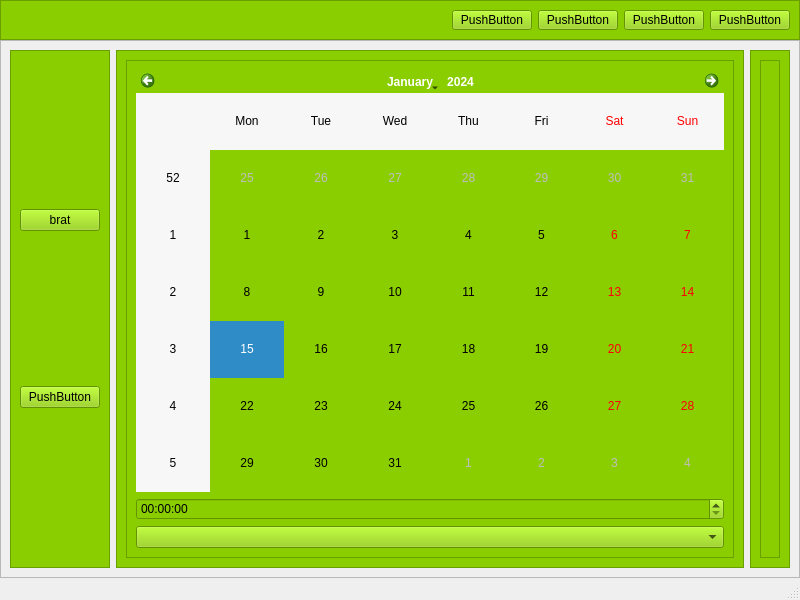
<?xml version="1.0" encoding="UTF-8"?>
<ui version="4.0">
 <class>MainWindow</class>
 <widget class="QMainWindow" name="MainWindow">
  <property name="geometry">
   <rect>
    <x>0</x>
    <y>0</y>
    <width>800</width>
    <height>600</height>
   </rect>
  </property>
  <property name="windowTitle">
   <string>MainWindow</string>
  </property>
  <widget class="QWidget" name="centralwidget">
   <layout class="QVBoxLayout" name="verticalLayout" stretch="1,8">
    <property name="spacing">
     <number>0</number>
    </property>
    <property name="leftMargin">
     <number>0</number>
    </property>
    <property name="topMargin">
     <number>0</number>
    </property>
    <property name="rightMargin">
     <number>0</number>
    </property>
    <property name="bottomMargin">
     <number>0</number>
    </property>
    <item>
     <widget class="QFrame" name="frame_sup">
      <property name="maximumSize">
       <size>
        <width>16777215</width>
        <height>40</height>
       </size>
      </property>
      <property name="styleSheet">
       <string notr="true">background-color: rgb(138, 206, 0);</string>
      </property>
      <property name="frameShape">
       <enum>QFrame::StyledPanel</enum>
      </property>
      <property name="frameShadow">
       <enum>QFrame::Raised</enum>
      </property>
      <layout class="QHBoxLayout" name="horizontalLayout">
       <item>
        <spacer name="horizontalSpacer">
         <property name="orientation">
          <enum>Qt::Horizontal</enum>
         </property>
         <property name="sizeHint" stdset="0">
          <size>
           <width>433</width>
           <height>17</height>
          </size>
         </property>
        </spacer>
       </item>
       <item>
        <widget class="QPushButton" name="pushButton_4">
         <property name="text">
          <string>PushButton</string>
         </property>
        </widget>
       </item>
       <item>
        <widget class="QPushButton" name="pushButton_3">
         <property name="text">
          <string>PushButton</string>
         </property>
        </widget>
       </item>
       <item>
        <widget class="QPushButton" name="pushButton_2">
         <property name="text">
          <string>PushButton</string>
         </property>
        </widget>
       </item>
       <item>
        <widget class="QPushButton" name="info">
         <property name="text">
          <string>PushButton</string>
         </property>
        </widget>
       </item>
      </layout>
     </widget>
    </item>
    <item>
     <widget class="QFrame" name="frame_2">
      <property name="frameShape">
       <enum>QFrame::StyledPanel</enum>
      </property>
      <property name="frameShadow">
       <enum>QFrame::Raised</enum>
      </property>
      <layout class="QHBoxLayout" name="horizontalLayout_2">
       <item>
        <widget class="QFrame" name="frame_3">
         <property name="styleSheet">
          <string notr="true">background-color: rgb(138, 206, 0);</string>
         </property>
         <property name="frameShape">
          <enum>QFrame::StyledPanel</enum>
         </property>
         <property name="frameShadow">
          <enum>QFrame::Raised</enum>
         </property>
         <layout class="QVBoxLayout" name="verticalLayout_2">
          <item>
           <widget class="QPushButton" name="pushButton">
            <property name="text">
             <string>brat</string>
            </property>
           </widget>
          </item>
          <item>
           <widget class="QPushButton" name="pushButton_5">
            <property name="text">
             <string>PushButton</string>
            </property>
           </widget>
          </item>
         </layout>
        </widget>
       </item>
       <item>
        <widget class="QFrame" name="frame_4">
         <property name="styleSheet">
          <string notr="true">background-color: rgb(138, 206, 0);</string>
         </property>
         <property name="frameShape">
          <enum>QFrame::StyledPanel</enum>
         </property>
         <property name="frameShadow">
          <enum>QFrame::Raised</enum>
         </property>
         <layout class="QVBoxLayout" name="verticalLayout_3">
          <item>
           <widget class="QFrame" name="frame_6">
            <property name="frameShape">
             <enum>QFrame::StyledPanel</enum>
            </property>
            <property name="frameShadow">
             <enum>QFrame::Raised</enum>
            </property>
            <layout class="QVBoxLayout" name="verticalLayout_6">
             <item>
              <widget class="QCalendarWidget" name="calendarWidget"/>
             </item>
             <item>
              <widget class="QTimeEdit" name="timeEdit"/>
             </item>
             <item>
              <widget class="QComboBox" name="comboBox"/>
             </item>
            </layout>
           </widget>
          </item>
         </layout>
        </widget>
       </item>
       <item>
        <widget class="QFrame" name="frame_5">
         <property name="styleSheet">
          <string notr="true">background-color: rgb(138, 206, 0);</string>
         </property>
         <property name="frameShape">
          <enum>QFrame::StyledPanel</enum>
         </property>
         <property name="frameShadow">
          <enum>QFrame::Raised</enum>
         </property>
         <layout class="QVBoxLayout" name="verticalLayout_4">
          <item>
           <widget class="QFrame" name="frame">
            <property name="frameShape">
             <enum>QFrame::StyledPanel</enum>
            </property>
            <property name="frameShadow">
             <enum>QFrame::Raised</enum>
            </property>
            <layout class="QVBoxLayout" name="verticalLayout_5"/>
           </widget>
          </item>
         </layout>
        </widget>
       </item>
      </layout>
     </widget>
    </item>
   </layout>
  </widget>
  <widget class="QMenuBar" name="menubar">
   <property name="geometry">
    <rect>
     <x>0</x>
     <y>0</y>
     <width>800</width>
     <height>22</height>
    </rect>
   </property>
  </widget>
  <widget class="QStatusBar" name="statusbar"/>
 </widget>
 <resources/>
 <connections>
  <connection>
   <sender>info</sender>
   <signal>clicked()</signal>
   <receiver>MainWindow</receiver>
   <slot>abrir_nueva_pestana()</slot>
   <hints>
    <hint type="sourcelabel">
     <x>758</x>
     <y>44</y>
    </hint>
    <hint type="destinationlabel">
     <x>802</x>
     <y>53</y>
    </hint>
   </hints>
  </connection>
 </connections>
 <slots>
  <slot>abrir_nueva_pestana()</slot>
 </slots>
</ui>
